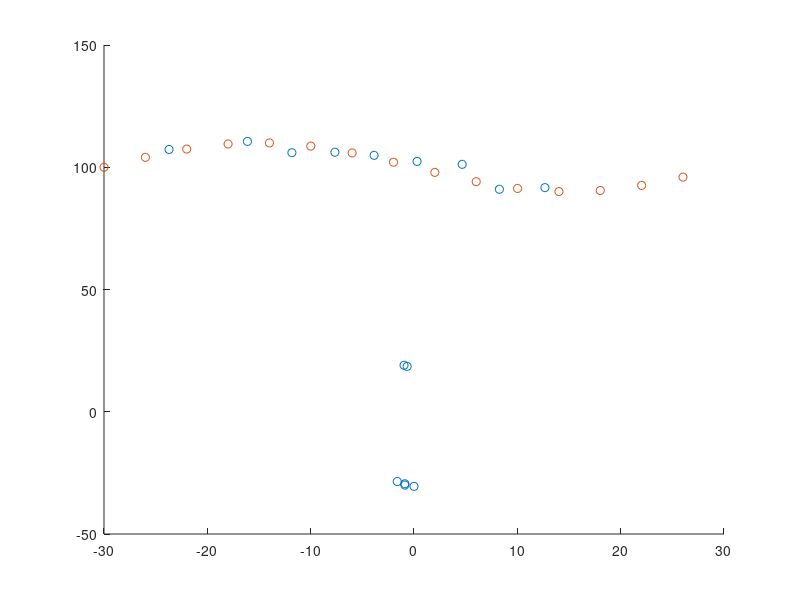

This chart was generated by the following MATLAB code: (Note: this script raises an error after producing the figure.)
%% Signal generation
clear
clf
tf=3; % motion time in seconds
f=60; % frequency of the signal in Hz
c=500; % Speed of sound in cm/s

n=ceil(10*tf*f); % number of samples, 10 per period
t=linspace(0,tf,n); % time
signoise=0.4;
signal=(1+signoise*rand(1,n)).*sin(2*pi*f*t); % signal with amplitude 1

x0=-30;y0=100;
p=[ x0*(1-2*t/tf) ; y0*(1+0.1*sin(2*pi*t/tf))]; % positions of source: straight line
d1=[-10 ; 0]; % position of sensor 1 in cm
d2=[0 ; 0]; % position of sensor 2 in cm
d3=[10 ; 0]; % position of sensor 2 in cm

t1 = t+sqrt(sum((p-repmat(d1,1,n)).^2,1))/c; % time at which the signal gets received by s1
t2 = t+sqrt(sum((p-repmat(d2,1,n)).^2,1))/c; % time at which the signal gets received by s2
t3 = t+sqrt(sum((p-repmat(d3,1,n)).^2,1))/c; % time at which the signal gets received by s3

s1 = signal./sqrt(2*pi*sqrt(sum((p-repmat(d1,1,n)).^2,1))); % signal with amplitude attenuation
s2 = signal./sqrt(2*pi*sqrt(sum((p-repmat(d2,1,n)).^2,1))); % signal with amplitude attenuation
s3 = signal./sqrt(2*pi*sqrt(sum((p-repmat(d3,1,n)).^2,1))); % signal with amplitude attenuation

plot(t1,s1,t2,s2,t3,s3)
%plot(t2,signal)

%% Position from signals: method 1, maxima from 3 sensors
% finding times at signal maxima
tmax1=t1(circshift(signal,[0,-1])<signal & signal>circshift(signal,[0,1]));
tmax2=t2(circshift(signal,[0,-1])<signal & signal>circshift(signal,[0,1]));
tmax3=t3(circshift(signal,[0,-1])<signal & signal>circshift(signal,[0,1]));

% with 2 sensors we can find the angle of the source
% https://en.wikipedia.org/wiki/Acoustic_source_localization
alpha1=asin(c*(tmax1-tmax2)/norm(d2-d1));
alpha2=asin(c*(tmax2-tmax3)/norm(d3-d2));

% with 2 angles we have the position
% https://en.wikipedia.org/wiki/Triangulation
d=norm((d2+d1)/2-(d3+d2)/2)*cos(alpha1).*cos(alpha2)./sin(alpha1-alpha2);
p_est=repmat((d2+d1)/2,1,length(d)) +[ d.*tan(alpha1) ; d];

scatter(p_est(1,:),p_est(2,:)) % estimated position
hold on
scatter(p(1,1:floor(n/length(d)):end),p(2,1:floor(n/length(d)):end)) % actual position
hold off
axis([x0 -x0 0 max(p(2,:))+10])


%% Position from signals: method 2, amplitude and maxima from 2 sensors
% finding times at signal maxima
tmax1=t1(circshift(signal,[0,-1])<signal & signal>circshift(signal,[0,1]));
tmax3=t3(circshift(signal,[0,-1])<signal & signal>circshift(signal,[0,1]));
% finding amplitudes at signal maxima
a1=s1(circshift(signal,[0,-1])<signal & signal>circshift(signal,[0,1]));
a3=s3(circshift(signal,[0,-1])<signal & signal>circshift(signal,[0,1]));

% with 2 amplitudes and time delay we have the distances
% Ampl(R)=Ampl(0)/sqrt(2*pi*R) AND R3=R1+c*(tmax3-tmax1)
r3=c*(tmax3-tmax1)./(1-a3.^2./a1.^2);
r1=r3-c*(tmax3-tmax1);

% with all the distances we have the angles and position
% https://en.wikipedia.org/wiki/Solution_of_triangles#Three_sides_given_.28SSS.29
alpha=acos((r3.^2+norm(d3-d1)^2-r1.^2)./(2*norm(d3-d1)*r3));
p_est=repmat(d3,1,length(r1)) +[-r3.*cos(alpha) ; r3.*sin(alpha)];

scatter(p_est(1,:),p_est(2,:)) % estimated position
hold on
scatter(p(1,1:floor(n/length(d)):end),p(2,1:floor(n/length(d)):end)) % actual position
hold off
axis([x0 -x0 0 max(p(2,:))+10])


%% Estimating position with noisy signals from TOF with cross-correlation
% Adding independent noise to signals
noise=0.1;
s1 = (1+noise*(rand(1,n)-0.5)).*signal./sqrt(2*pi*sqrt(sum((p-repmat(d1,1,n)).^2,1)));
s2 = (1+noise*(rand(1,n)-0.5)).*signal./sqrt(2*pi*sqrt(sum((p-repmat(d2,1,n)).^2,1)));
s3 = (1+noise*(rand(1,n)-0.5)).*signal./sqrt(2*pi*sqrt(sum((p-repmat(d3,1,n)).^2,1)));

% setting a common time
tt=max([t1(1),t2(2),t3(3)]):(t(2)-t(1))/100:min([t1(end),t2(end),t3(end)]);
ss1=max(-max(s1), min(max(s1),spline(t1,s1,tt)));
ss2=max(-max(s2), min(max(s2),spline(t2,s2,tt)));
ss3=max(-max(s3), min(max(s3),spline(t3,s3,tt)));

% Choosing how many points to sample
N=tf*10;
DT=floor(length(tt)/N);
tdiff12=zeros(1,N);
tdiff23=zeros(1,N);
for time=1:N
    R12=xcorr(ss1((time-1)*DT+1:time*DT),ss2((time-1)*DT+1:time*DT));
    R23=xcorr(ss2((time-1)*DT+1:time*DT),ss3((time-1)*DT+1:time*DT));
    [~,in12]=max(R12);
    [~,in23]=max(R23);
    tdiff12(time)=(tt(2)-tt(1))*(in12-DT-1);
    tdiff23(time)=(tt(2)-tt(1))*(in23-DT-1);
end
% with 2 sensors we can find the angle of the source
% https://en.wikipedia.org/wiki/Acoustic_source_localization
alpha1=asin(c*tdiff12/norm(d2-d1));
alpha2=asin(c*tdiff23/norm(d3-d2));

% with 2 angles we have the position
% https://en.wikipedia.org/wiki/Triangulation
d=norm((d2+d1)/2-(d3+d2)/2)*cos(alpha1).*cos(alpha2)./sin(alpha1-alpha2);
p_est=repmat((d2+d1)/2,1,length(d)) +[ d.*tan(alpha1) ; d];

scatter(p_est(1,:),p_est(2,:)) % estimated position
hold on
scatter(p(1,1:floor(n/length(d)):end),p(2,1:floor(n/length(d)):end)) % actual position
hold off
axis([x0 -x0 0 max(p(2,:))+10])

%% Estimating position with noisy signals from TOF with FFT
% Adding independent noise to signals
noise=0.;
s1 = (1+noise*(rand(1,n)-0.5)).*signal./sqrt(2*pi*sqrt(sum((p-repmat(d1,1,n)).^2,1)));
s2 = (1+noise*(rand(1,n)-0.5)).*signal./sqrt(2*pi*sqrt(sum((p-repmat(d2,1,n)).^2,1)));
s3 = (1+noise*(rand(1,n)-0.5)).*signal./sqrt(2*pi*sqrt(sum((p-repmat(d3,1,n)).^2,1)));

% setting a common time
tt=max([t1(1),t2(2),t3(3)]):(t(2)-t(1))/100:min([t1(end),t2(end),t3(end)]);
ss1=max(-max(s1), min(max(s1),spline(t1,s1,tt)));
ss2=max(-max(s2), min(max(s2),spline(t2,s2,tt)));
ss3=max(-max(s3), min(max(s3),spline(t3,s3,tt)));
% Choosing how many points to sample
N=tf*5;
DT=floor(length(tt)/N);
tdiff12=zeros(1,N);
tdiff23=zeros(1,N);
for time=1:N
    f1=fft(ss1((time-1)*DT+1:time*DT));
    f2=fft(ss2((time-1)*DT+1:time*DT));
    f3=fft(ss3((time-1)*DT+1:time*DT));
    R12=ifft(f1.*conj(f2));
    R23=ifft(f2.*conj(f3));
    [~,in12]=max(R12);
    [~,in23]=max(R23);
    tdiff12(time)=(tt(2)-tt(1))*(in12-1 -DT*(in12>DT/2));
    tdiff23(time)=(tt(2)-tt(1))*(in23-1 -DT*(in23>DT/2));
end
% with 2 sensors we can find the angle of the source
% https://en.wikipedia.org/wiki/Acoustic_source_localization
alpha1=asin(c*tdiff12/norm(d2-d1));
alpha2=asin(c*tdiff23/norm(d3-d2));

% with 2 angles we have the position
% https://en.wikipedia.org/wiki/Triangulation
d=norm((d2+d1)/2-(d3+d2)/2)*cos(alpha1).*cos(alpha2)./sin(alpha1-alpha2);
p_est=repmat((d2+d1)/2,1,length(d)) +[ d.*tan(alpha1) ; d];

scatter(p_est(1,:),p_est(2,:)) % estimated position
hold on
scatter(p(1,1:floor(n/length(d)):end),p(2,1:floor(n/length(d)):end)) % actual position

p_fit=smooth(p_est(1,:)',p_est(2,:)');
plot(p_est(1,:),p_fit)

hold off
axis([x0 -x0 0 max(p(2,:))+10])

%% Estimating position with noisy signals from TOF with whitened FFT
% Adding independent noise to signals
noise=0.2;
s1 = (1+noise*(rand(1,n)-0.5)).*signal./sqrt(2*pi*sqrt(sum((p-repmat(d1,1,n)).^2,1)));
s2 = (1+noise*(rand(1,n)-0.5)).*signal./sqrt(2*pi*sqrt(sum((p-repmat(d2,1,n)).^2,1)));
s3 = (1+noise*(rand(1,n)-0.5)).*signal./sqrt(2*pi*sqrt(sum((p-repmat(d3,1,n)).^2,1)));

% setting a common time
tt=max([t1(1),t2(2),t3(3)]):(t(2)-t(1))/100:min([t1(end),t2(end),t3(end)]);
ss1=max(-max(s1), min(max(s1),spline(t1,s1,tt)));
ss2=max(-max(s2), min(max(s2),spline(t2,s2,tt)));
ss3=max(-max(s3), min(max(s3),spline(t3,s3,tt)));
% Choosing how many points to sample
N=tf*10;
DT=floor(length(tt)/N);
tdiff12=zeros(1,N);
tdiff23=zeros(1,N);
for time=1:N
    f1=fft(ss1((time-1)*DT+1:time*DT));
    f2=fft(ss2((time-1)*DT+1:time*DT));
    f3=fft(ss3((time-1)*DT+1:time*DT));
    R12=ifft(angle(f1).*angle(-f2));
    R23=ifft(angle(f2).*angle(-f3));
    [~,in12]=max(R12);
    [~,in23]=max(R23);
    tdiff12(time)=(tt(2)-tt(1))*(in12-1 -DT*(in12>DT/2));
    tdiff23(time)=(tt(2)-tt(1))*(in23-1 -DT*(in23>DT/2));
end
% with 2 sensors we can find the angle of the source
% https://en.wikipedia.org/wiki/Acoustic_source_localization
alpha1=asin(c*tdiff12/norm(d2-d1));
alpha2=asin(c*tdiff23/norm(d3-d2));

% with 2 angles we have the position
% https://en.wikipedia.org/wiki/Triangulation
d=norm((d2+d1)/2-(d3+d2)/2)*cos(alpha1).*cos(alpha2)./sin(alpha1-alpha2);
p_est=repmat((d2+d1)/2,1,length(d)) +[ d.*tan(alpha1) ; d];

scatter(p_est(1,:),p_est(2,:)) % estimated position
hold on
scatter(p(1,1:floor(n/length(d)):end),p(2,1:floor(n/length(d)):end)) % actual position
hold off
axis([x0 -x0 0 max(p(2,:))+10])